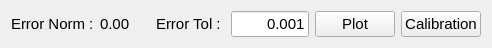
      <widget class="QWidget" name="layoutWidget_6">
       <property name="geometry">
        <rect>
         <x>360</x>
         <y>510</y>
         <width>492</width>
         <height>35</height>
        </rect>
       </property>
       <layout class="QHBoxLayout" name="horizontalLayout_21">
        <item>
         <layout class="QHBoxLayout" name="horizontalLayout_27">
          <item>
           <widget class="QLabel" name="label_93">
            <property name="font">
             <font>
              <pointsize>11</pointsize>
             </font>
            </property>
            <property name="text">
             <string>Error Norm :</string>
            </property>
           </widget>
          </item>
          <item>
           <widget class="QLabel" name="label_94">
            <property name="minimumSize">
             <size>
              <width>50</width>
              <height>0</height>
             </size>
            </property>
            <property name="font">
             <font>
              <pointsize>11</pointsize>
             </font>
            </property>
            <property name="text">
             <string>0.00</string>
            </property>
           </widget>
          </item>
         </layout>
        </item>
        <item>
         <layout class="QHBoxLayout" name="horizontalLayout_14">
          <item>
           <widget class="QLabel" name="label_72">
            <property name="font">
             <font>
              <pointsize>11</pointsize>
             </font>
            </property>
            <property name="text">
             <string>Error Tol : </string>
            </property>
           </widget>
          </item>
          <item>
           <widget class="QLineEdit" name="lineEdit_146">
            <property name="font">
             <font>
              <pointsize>11</pointsize>
             </font>
            </property>
            <property name="text">
             <string>0.001</string>
            </property>
            <property name="alignment">
             <set>Qt::AlignRight|Qt::AlignTrailing|Qt::AlignVCenter</set>
            </property>
           </widget>
          </item>
         </layout>
        </item>
        <item>
         <widget class="QPushButton" name="pushButton_errorPlot">
          <property name="font">
           <font>
            <pointsize>11</pointsize>
           </font>
          </property>
          <property name="text">
           <string>Plot</string>
          </property>
          <property name="checkable">
           <bool>true</bool>
          </property>
         </widget>
        </item>
        <item>
         <widget class="QPushButton" name="pushButton_3">
          <property name="font">
           <font>
            <pointsize>11</pointsize>
           </font>
          </property>
          <property name="text">
           <string>Calibration</string>
          </property>
          <property name="checkable">
           <bool>true</bool>
          </property>
         </widget>
        </item>
       </layout>
      </widget>
